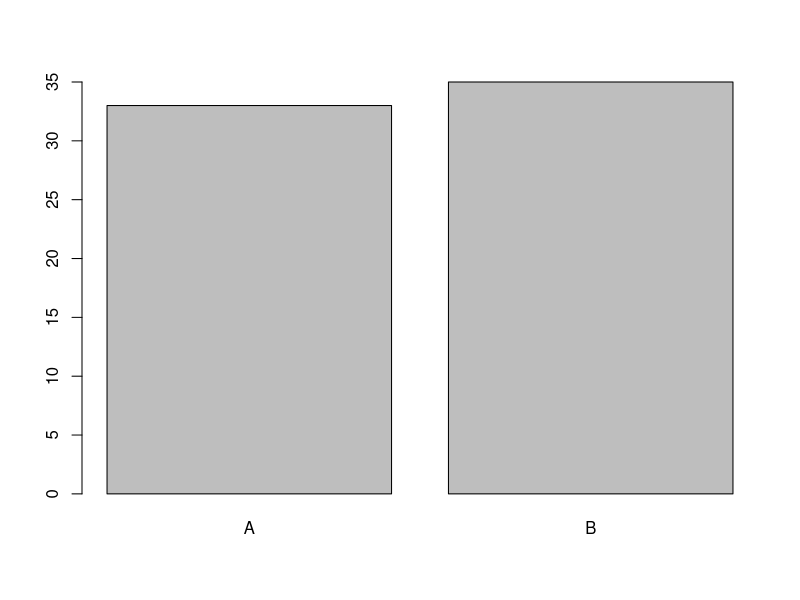
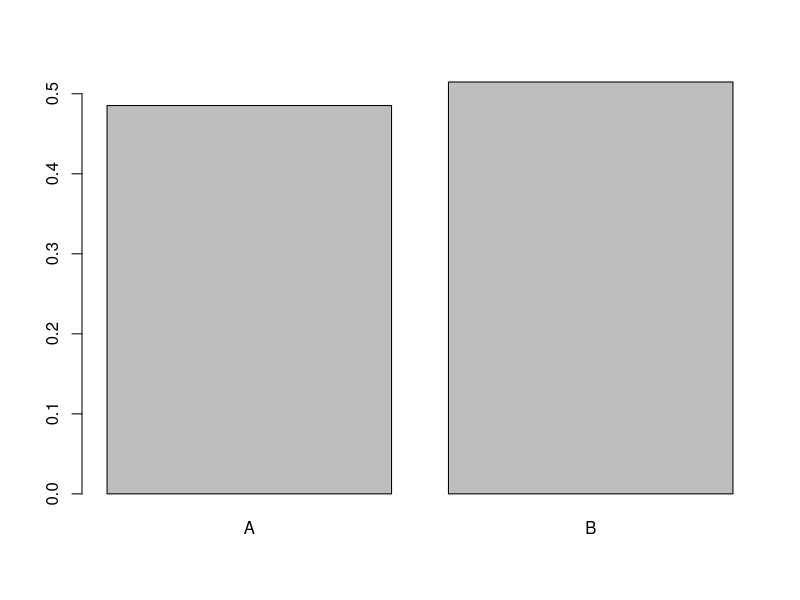
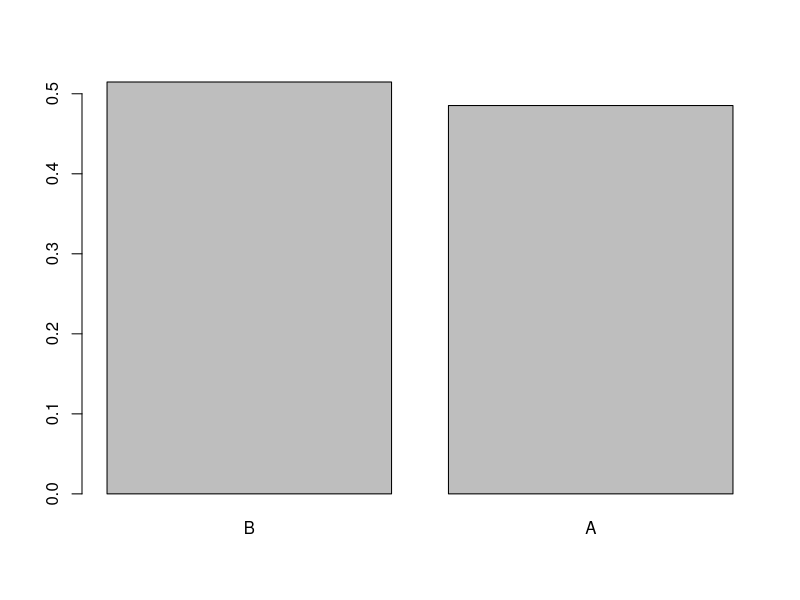
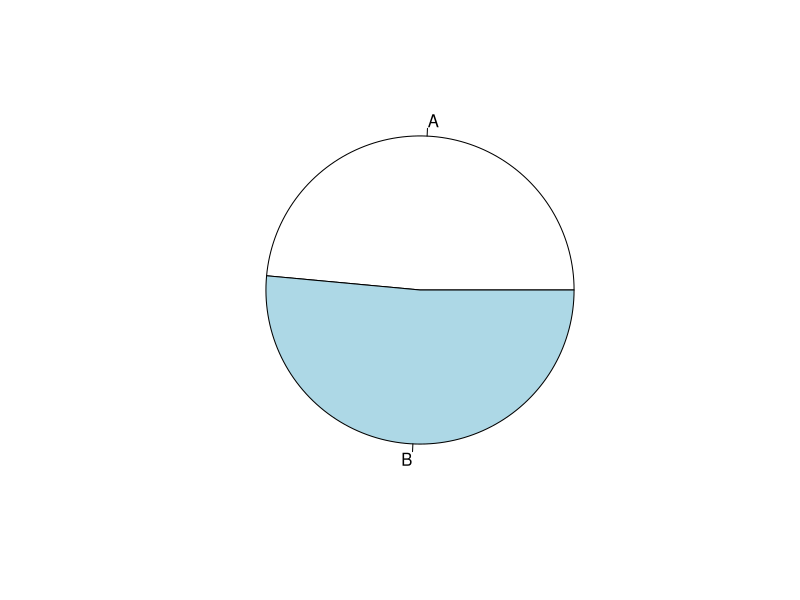
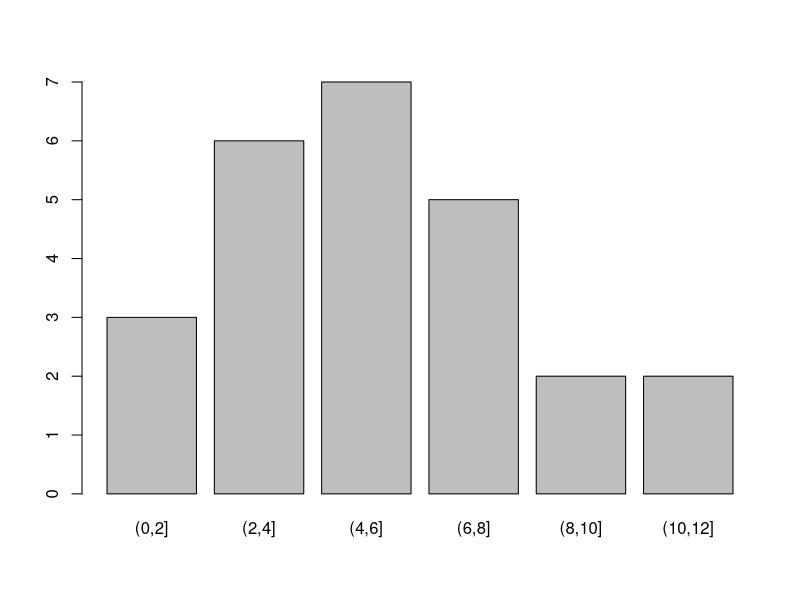
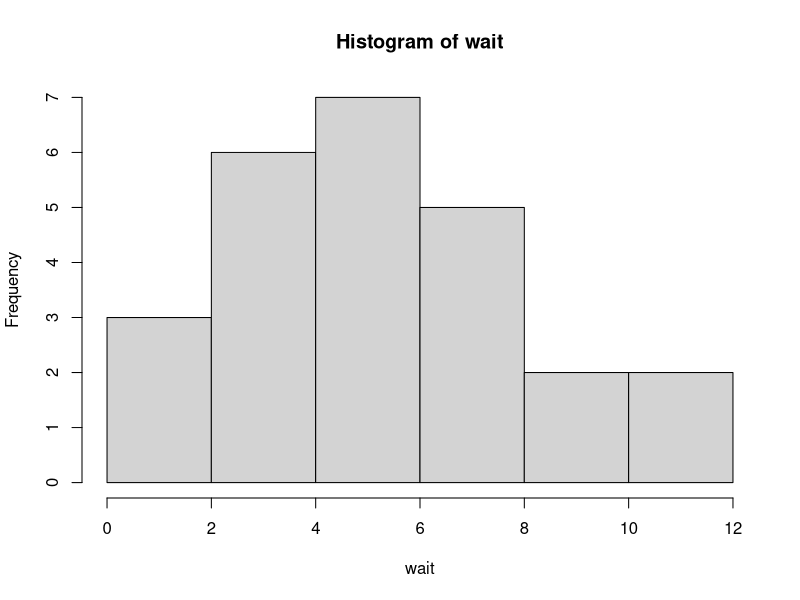
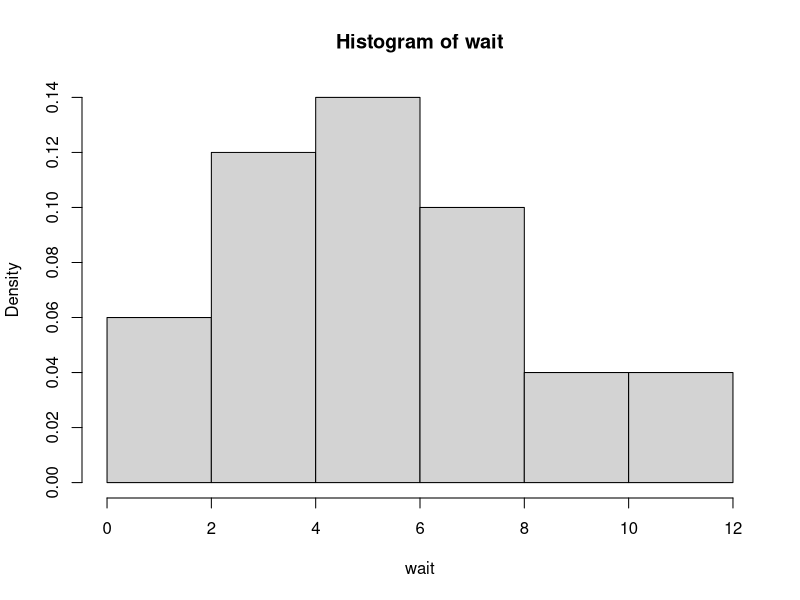
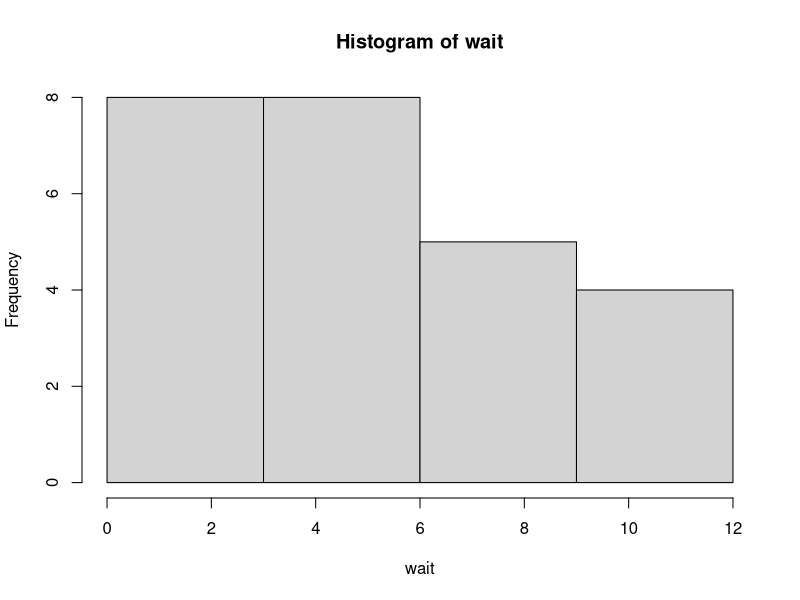

Generate these figures, in order, with R:
## ---- chunk 1
    sample(x=1:5, size=3, replace=T)
## ---- chunk 2
    sample(x=1:5, size=3, replace=F)
## ---- chunk 3
    x <- 1:5
    sample(x, length(x), replace=F)
## ---- chunk 4
sim <- function(num_people) {
    x <- sample( 1:num_people, num_people, replace=F ) # permute
    d <- x - 1:num_people # diff between personal and received number
    any(d==0) # check if for any there is no diff between the two numbers
}

prob <- function(times, num_people) {
    result <- replicate(times, sim(num_people))
    sum(result)/length(result)
}

prob(100000, 20)
## ---- chunk 5
sim <- function() {
    cards <- sample(c("bb", "ww", "bw"), 1)
    side <- sample(1:2, 1 )
    up <- substr(cards, start=side, stop=side)
    c(up, cards)
}

prob <- function(times) {
    result <- replicate(times, sim())
    sum(result[2,]=="ww") / sum(result[1,]=="w")
}

prob(100000)
## ---- chunk 6
successes <- 10
tries <- 20
success_probability <- 0.5
number_observations <- 10

# P(X = successes)
dbinom(successes, tries, success_probability)

# P(X <= successes)
pbinom(successes, tries, success_probability)

# generate number_observations numbers from the Binomial distribution
rbinom(number_observations, tries, success_probability)
## ---- chunk 7
tries <- 2
success_probability <- 0.5
number_observations <- 10

# P(X = tries)
dgeom(tries - 1, success_probability)

# P(X <= tries)
pgeom(tries - 1, success_probability)

# generate number_observations numbers from the Geometric distribution
rgeom(number_observations, success_probability) + 1
## ---- chunk 8
tries <- 2
success_probability <- 0.5
number_observations <- 10

# P(X = tries)
dgeom(tries, success_probability)

# P(X <= tries)
pgeom(tries, success_probability)

# generate number_observations numbers from the Geometric distribution
rgeom(number_observations, success_probability)
## ---- chunk 9
successes <- 10
tries <- 20
success_probability <- 0.5
number_observations <- 10

# P(X = tries)
dnbinom(tries - successes, successes, success_probability)

# P(X <= tries)
pnbinom(tries - successes, successes, success_probability)

# generate number_observations numbers from the Negative Binomial distribution
rnbinom(number_observations, successes, success_probability) + successes
## ---- chunk 10
successes <- 10
failures <- 10
success_probability <- 0.5
number_observations <- 10

# P(X = failures)
dnbinom(failures, successes, success_probability)

# P(X <= tries)
pnbinom(failures, successes, success_probability)

# generate number_observations numbers from the Negative Binomial distribution
rnbinom(number_observations, successes, success_probability)
## ---- chunk 11
chosen_white <- 5
white <- 10
all <- 20
tries <- 10
number_observations <- 10

# P(X = chosen_white)
dhyper(chosen_white, white, all - white, tries)

# P(X <= chosen_white)
phyper(chosen_white, white, all - white, tries)

# generate number_observations numbers from the Hypergeometric distribution
rhyper(number_observations, white, all - white, tries)
## ---- chunk 12
occurences <- 1
rate <- 0.6
number_observations <- 10

# P(X = occurences)
dpois(occurences, rate)

# P(X <= occurences)
ppois(occurences, rate)

# generate number_observations numbers from the Poisson distribution
rpois(number_observations, rate)
## ---- chunk 13
min <- 0
max <- 10
x <- 4
p <- 0.5
number_observations <- 5

# f(x)
dunif(x, min, max)

# P(X <= x)
punif(x, min, max)

# Q(x)
qunif(p, min, max)

# generate number_observations numbers from the Uniform distribution
runif(number_observations, min, max)
## ---- chunk 14
rate <- 0.5
x <- 4
p <- 0.5
number_observations <- 5

# f(x)
dexp(x, rate)

# P(X <= x)
pexp(x, rate)

# Q(x)
qexp(p, rate)

# generate number_observations numbers from the Exponential distribution
rexp(number_observations, rate)
## ---- chunk 15
mean <- 5
standard_deviation <- 2
x <- 6
p <- 0.5
number_observations <- 5

# f(x)
dnorm(x, mean, standard_deviation)

# P(X <= x)
pnorm(x, mean, standard_deviation)

# Q(x)
qnorm(p, mean, standard_deviation)

# generate number_observations numbers from the Normal distribution
rnorm(number_observations, mean, standard_deviation)
## ---- chunk 16
exam <- read.table("../datasets/examAB.txt", header=T)
exam

variant <- exam$variant

class(variant)

table(variant)
table(variant) / length(variant)
sort(table(variant) / length(variant), decreasing=T)

barplot(table(variant))
barplot(table(variant) / length(variant))
barplot(sort(table(variant) / length(variant), decreasing=T))
pie(table(variant))

## ---- chunk 17
wait <- c(2,3,3,5,5,2,7,10,4,3,1,7,11,10,5,6,3,8,5,12,5,3,8,5,7)

table(wait)

wait_grouped <- cut(wait, breaks=seq(0,12,2))
table(wait_grouped)
table(wait_grouped)/length(wait)

barplot(table(wait_grouped))

hist(wait)
hist(wait, probability=T)
hist(wait, breaks=seq(0, 12, 3))

# хистограма с честотен полигон
h <- hist(wait, probability=T)
lines(
    x=c(
        min(h$breaks),
        h$mids,
        max(h$breaks)
    ),
    y=c(
      0,
      h$density,
      0
    ),
    type="l",
    lwd=2,
    col="darkorange1"
)

stripchart(
    wait,
    method="stack",
    pch=20,
    cex=1.5
)

# диаграма клон с листа (stem-and-leaf plot)
# интервали: [0, 4], (4, 9], (9, 12]
stem(wait)

# увеличаване на броя подинтервали
# интервали: [0, 1] (1, 3] (3, 5], (5, 7], (7, 9], (9, 11] (11, 13]
stem(wait, scale=2)


## ---- chunk 18
x <- airquality$Temp

# средно
mean(x)

# медиана
median(x)

# стандартно отклонение
sd(x)

# p-квантил
quantile(x, p)

# Q1
quantile(x, 0.25)
# Q3
quantile(x, 0.75)

# IQR = Q3 - Q1
IQR(x)

summary(x)

boxplot(x, horizontal=T)
## ---- chunk 19
library(MASS)
?survey
str(survey)

# извежда данните като таблица
# fix(survey)

summary(survey)

# equilavnt notations
survey[, 'Age']
survey$Age

# 12-та колона
survey[ ,12]

# 5-ти ред
survey[5, ]
## ---- chunk 20
attach(survey)

table(Smoke, W.Hnd)

# премахване на липсващите наблюдения
table(Smoke, W.Hnd, useNA="no")
## ---- chunk 21
# таблица с относителния дял
prop.table(table(Smoke, W.Hnd))

# таблица с редови проценти
prop.table(table(Smoke, W.Hnd), 1)

# таблица с колонни проценти
prop.table(table(Smoke, W.Hnd), 2)

barplot(
    table(Smoke, W.Hnd),
    legend=T,
    args.legend=list(
        x="topleft",
        inset=0.05
    )
)
barplot(
    table(W.Hnd, Smoke),
    beside=T,
    legend=T,
    args.legend=list(
        x="topright",
        inset=0.05
    )
)
## ---- chunk 22
# кутуя с мустаци
boxplot(Pulse ~ Smoke)

# лентова диаграма
stripchart(Pulse ~ Smoke, vertical=T)

# точкова диаграма
plot(Height, Pulse)
cor(Height, Pulse, use="complete.obs")

plot(Wr.Hnd, Height)
cor(Wr.Hnd, Height, use="complete.obs")

plot(Wr.Hnd, NW.Hnd)
cor(Wr.Hnd, NW.Hnd, use="complete.obs")

# преобразуваме данните, за да получим отрицателна корелация
plot(Wr.Hnd, -1 * NW.Hnd)
cor(Wr.Hnd, -1 * NW.Hnd, use="complete.obs")
## ---- chunk 23
a <- (980-900)/(900/sqrt(100))

# P(X <= 980) = pnorm(a)
# P(X > 980) = 1 - pnorm(a)
1 - pnorm(a)
## ---- chunk 24
a <- (4000 - 160*24)/(7*sqrt(160))

# P(X <= 4000) = pnorm(a)
# P(X > 4000) = 1 - pnorm(a)
1 - pnorm(a)
